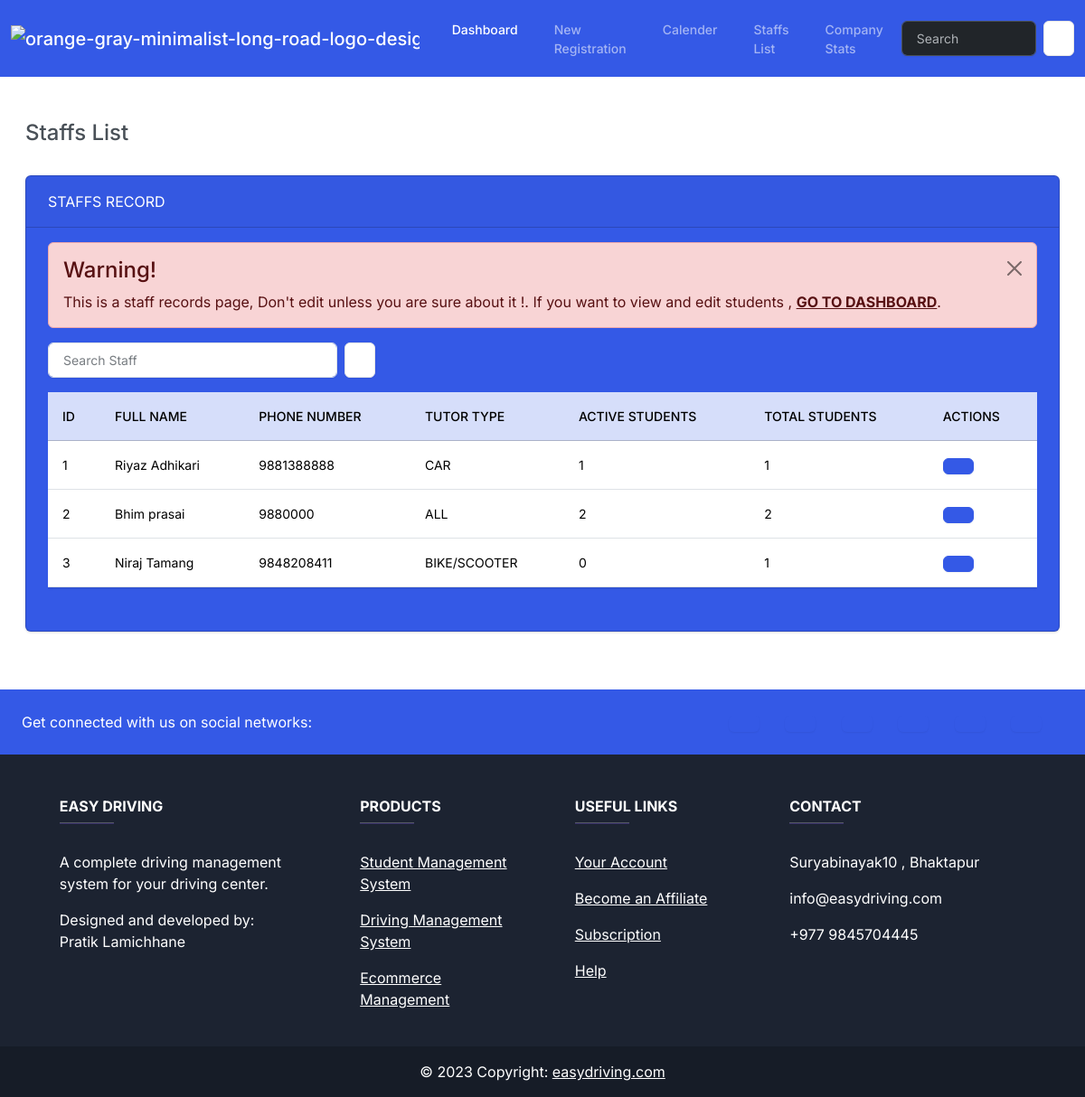
The page /staffs/ on the database its author committed.
### management/models.py (models this page shows, shortened)
class Staffs(models.Model):
    staff_id = models.AutoField (primary_key=True)
    staff_name = models.CharField(max_length=100)
    phone_number = models.IntegerField()
    tutor_type = models.CharField(max_length=50,
                  choices= TUTOR_TYPE,
                  default="BIKE/SCOOTER")

### management/views.py (the view)
# urls.py: path("staffs/" , views.staffs , name="staffs" ),
def staffs(request):
    staff_members = Staffs.objects.all()
    for staff in staff_members:
        active_students_count = staff.students_assigned.filter(
            enrollment_status='ACTIVE'
        ).count()
        total_students_count = staff.students_assigned.count()
        staff.active_students_count = active_students_count
        staff.total_students_count = total_students_count
    return render(request, 'management/staffs.html', {
        'staffs': staff_members
    })

### management/templates/management/staffs.html (shortened to what this page needs)
{% extends "management/base.html" %}
{% block body %}
<div class="container-fluid">
    <h4 class="m-3 mt-5"> Staffs List</h4>
    <div class="row">
      <div class="col-12">
        {% if staffs %}
        <div class="card text-white bg-primary m-3" bis_skin_checked="1">
          <div class="card-header" bis_skin_checked="1"> STAFFS RECORD</div>
          <div class="card-body" bis_skin_checked="1">
            <div class="alert alert-dismissible alert-danger " bis_skin_checked="1">
              <button type="button" class="btn-close" data-bs-dismiss="alert"></button>
              <h4 class="alert-heading">Warning!</h4>
              <p class="mb-0">This is a staff records page, Don't edit unless you are sure about it !. If you want to view and edit students , <a href="{% url "index" %}" class="alert-link">GO TO DASHBOARD</a>.</p>
            </div>
            <form class="d-flex">
              <input class="form-control me-sm-2" style="max-width: 20rem;" type="search" placeholder="Search Staff">
              <button class="btn btn-secondary my-2 my-sm-0" type="submit"></button>
            </form>
            <p class="card-text">
              <div class="table-responsive">
              <table class="table table-hover">
                <thead>
                  <tr class="table-primary">
                    <th scope="col">ID</th>
                    <th scope="col">Full Name</th>
                    <th scope="col">Phone Number</th>
                    <th scope="col">Tutor Type</th>
                    <th scope="col">Active Students</th>
                    <th scope="col">Total Students</th>
                    <th scope="col">Actions</th>
                  </tr>
                </thead>
               {% for staff in staffs %}
               <tr>
                <td>{{ staff.staff_id }}</td>
                <td>{{ staff.staff_name }}</td>
                <td>{{ staff.phone_number }}</td>
                <td>{{ staff.tutor_type }}</td>
                <td>{{staff.active_students_count}}</td>
                <td>{{staff.total_students_count}}</td>
                <td><a type="button" class="btn btn-primary" href="{% url 'view_staff' staff.staff_id%}" data-bs-toggle="modal" data-bs-target="#mymodal{{staff.staff_id}}"
                  ></a>
                </td>
               </tr>
               {% endfor %}
              </table>
            </div>
            </p>
          </div>
        {% endif %}
        </div>
      </div>
    </div>
  </div>
{% endblock body %}

### rows shown on the page
Staffs: staff_id "1", staff_name "Riyaz Adhikari", phone_number "9881388888", tutor_type "CAR", active_students_count "1", total_students_count "1"
Staffs: staff_id "2", staff_name "Bhim prasai", phone_number "9880000", tutor_type "ALL", active_students_count "2", total_students_count "2"
Staffs: staff_id "3", staff_name "Niraj Tamang", phone_number "9848208411", tutor_type "BIKE/SCOOTER", active_students_count "0", total_students_count "1"
